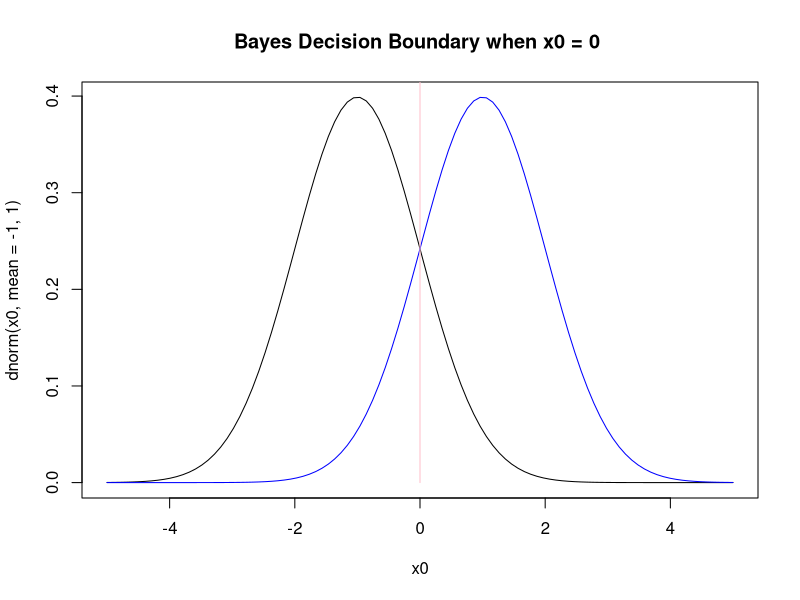
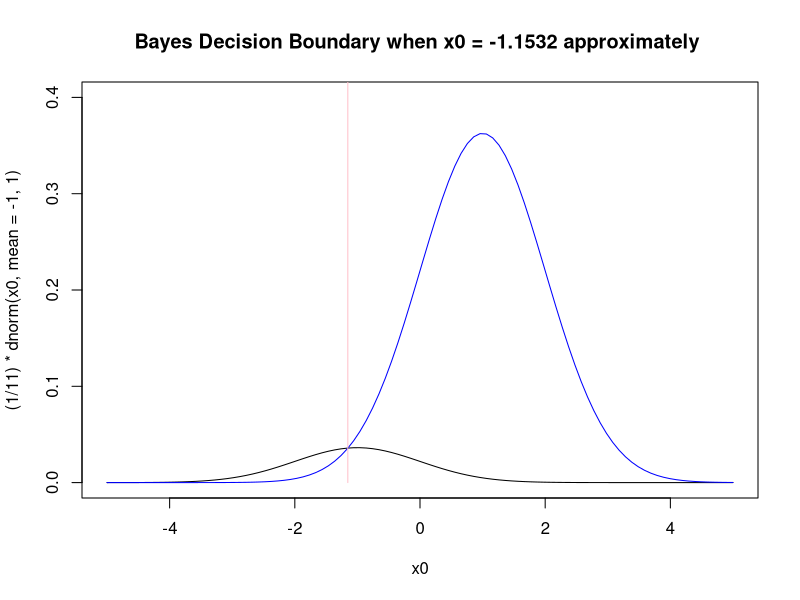

Write R code to recreate these figures, in order.
## ---- chunk 1
x0 =  seq(-5,5,length = 100)
plot(x0,dnorm(x0, mean = -1, 1), type='l', main = "Bayes Decision Boundary when x0 = 0 ")

lines(x0, dnorm(x0,mean =1,1), col = 'blue')

x2 = rep(0,2)
y2 = c(0,1)
lines(x2,y2, col = 'pink')

## ---- chunk 2
x0 =  seq(-5,5,length = 100)

plot(x0, (1/11)*dnorm(x0, mean = -1, 1), type = 'l', ylim = c(0,0.4), main = "Bayes Decision Boundary when x0 = -1.1532 approximately ")

lines(x0, (10/11)*dnorm(x0, mean = 1, 1), type = 'l', col = 'blue')

x2 = rep(-1.1532, 2)
y2 = seq(0,1,length=2)
lines(x2,y2, col = 'pink')
